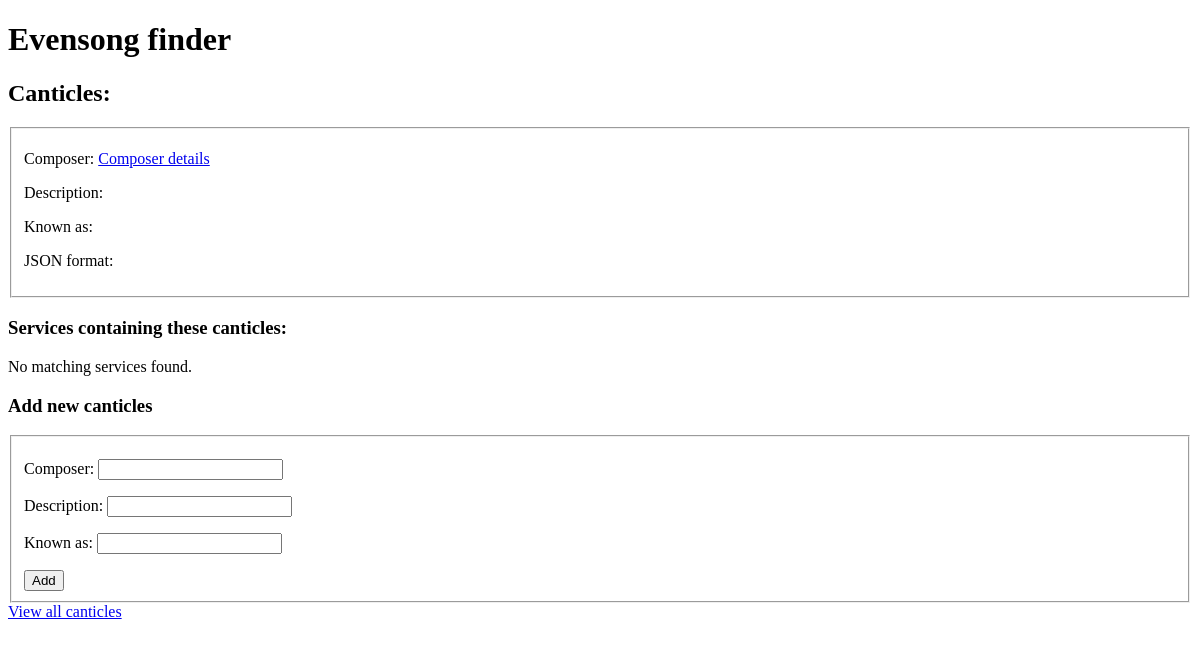
Page /services/canticles/3/ on the earlier database version.
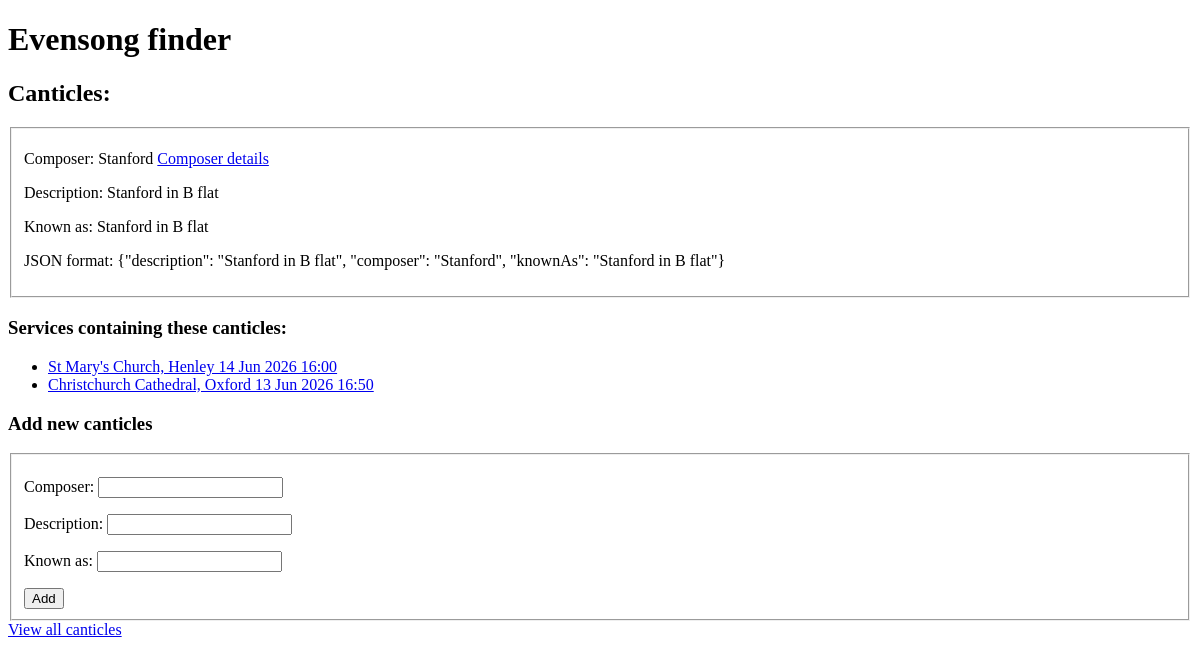
Same page on the later database version.
### services/models.py (models this page shows, shortened)
class Canticles(models.Model):
    description = models.CharField(max_length=255)
    composer = models.ForeignKey(Musician, on_delete=models.CASCADE)
    knownAs = models.CharField(max_length=255)
    def as_json(self):
        return {
            'description': self.description,
            'composer': self.composer.knownAs if self.composer.knownAs != "" and self.composer.knownAs is not None else self.composer.fullName,
            'knownAs': self.knownAs
        }
    def as_public_json(self):
        return json.dumps(self.as_json())

class Musician(models.Model):
    fullName = models.CharField(max_length=255)
    knownAs = models.CharField(max_length=255, blank=True, null=True)
    wikiUrl = models.OneToOneField(ExternalUrl, on_delete=models.CASCADE, related_name="musicianWikiUrl", blank=True, null=True)
    websiteUrl = models.OneToOneField(ExternalUrl, on_delete=models.CASCADE, related_name="musicianWebsite", blank=True, null=True)
    def __str__(self):
        return self.knownAs if self.knownAs != "" and self.knownAs is not None else self.fullName

class Service(models.Model):
    venue = models.ForeignKey(Venue, on_delete=models.CASCADE)
    startDateTime = models.DateTimeField()
    conductor = models.ForeignKey(Musician, on_delete=models.CASCADE, blank=True, null=True)
    choir = models.ForeignKey(Choir, on_delete=models.CASCADE, related_name="serviceChoir", blank=True, null=True)
    musicList = models.OneToOneField(MusicList, on_delete=models.CASCADE)
    def __str__(self):
        return self.venue.name + " " + self.startDateTime.strftime('%d %h %Y %H:%M')

class Venue(models.Model):
    name = models.CharField(max_length=50)
    townCity = models.CharField(max_length=50)
    mapUrl = models.OneToOneField(ExternalUrl, on_delete=models.CASCADE, related_name="venueMap", blank=True, null=True)
    wikiUrl = models.OneToOneField(ExternalUrl, on_delete=models.CASCADE, related_name="venueWikiUrl", blank=True, null=True)
    websiteUrl = models.OneToOneField(ExternalUrl, on_delete=models.CASCADE, related_name="venueWebsite", blank=True, null=True)

### services/views.py (the view)
# urls.py: path("canticles/<int:canticles_id>/", views.canticlesIndex, name="canticlesIndex"),
def canticlesIndex(request, canticles_id):
    services = (Service.objects
                .filter(musicList__canticles_id=canticles_id)
                )
    canticles = (Canticles.objects.filter(id=canticles_id).first())
    template = loader.get_template("services/pages/canticlesIndex.html")
    context = {
        "services": services,
        "canticles": canticles,
        "heading": "Services containing these canticles:"
    }
    return HttpResponse(template.render(context, request))

### services/templates/services/pages/canticlesIndex.html
{% extends "services/base.html" %}
{% block content %}
    {% include "services/components/canticlesDetails.html" with canticles=canticles %}
    {% if heading %}
        <h3>{{ heading }}</h3>
    {% endif %}
    {% include "services/components/serviceList.html" with services=services %}
    {% include "services/components/canticlesAdd.html" %}
    <a href="/services/canticles">View all canticles</a>
{% endblock %}

### services/templates/services/components/canticlesDetails.html
<h2>Canticles:</h2>
<fieldset>
    <p>
        <label for="composerName">Composer:</label>
        <label id="composerName">{{ canticles.composer }}</label>
        <a href="/services/musicians/{{ canticles.composer.id }}/" >Composer details</a>
    </p>
    <p>
        <label for="description">Description:</label>
        <label id="description">{{ canticles.description }}</label>
    </p>
    <p>
        <label for="knownAs">Known as:</label>
        <label id="knownAs">{{ canticles.knownAs }}</label>
    </p>
    <p>
        <label>JSON format:</label>
        {{ canticles.as_public_json }}
    </p>
</fieldset>

### services/templates/services/components/serviceList.html
{% if services %}
<ul>
    {% for service in services %}
    <li><a href="/services/{{ service.id }}/">{{ service }}</a></li>
    {% endfor %}
</ul>
{% else %}
<p>No matching services found.</p>
{% endif %}

Differences in the rows shown:
added Canticles: composer "Stanford", description "Stanford in B flat", knownAs "Stanford in B flat", as_public_json "{\"description\": \"Stanford in B flat\", \"composer\": \"Stanford\", \"knownAs\": \"Stanford in B flat\"}"
added Service: venue+startDateTime "St Mary's Church, Henley 14 Jun 2026 16:00"
added Service: venue+startDateTime "Christchurch Cathedral, Oxford 13 Jun 2026 16:50"
Other differences:
text no longer shown: "No matching services found."
